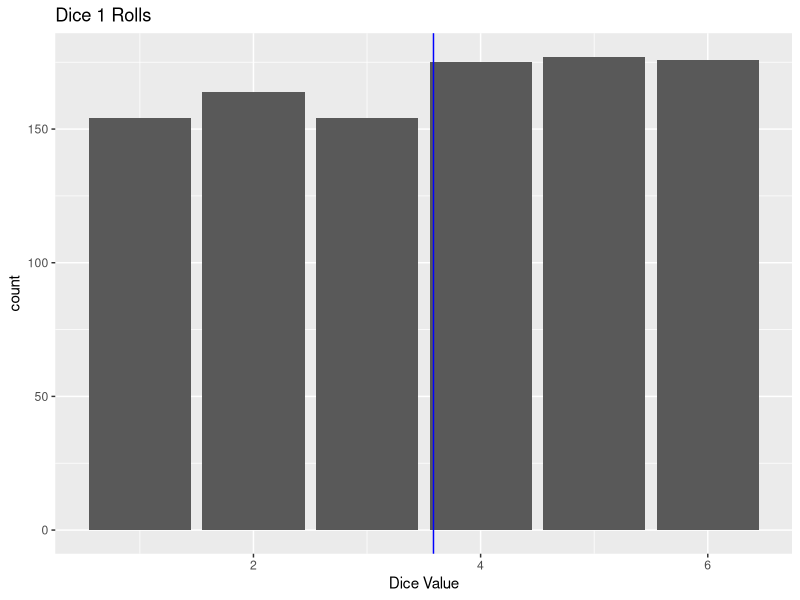
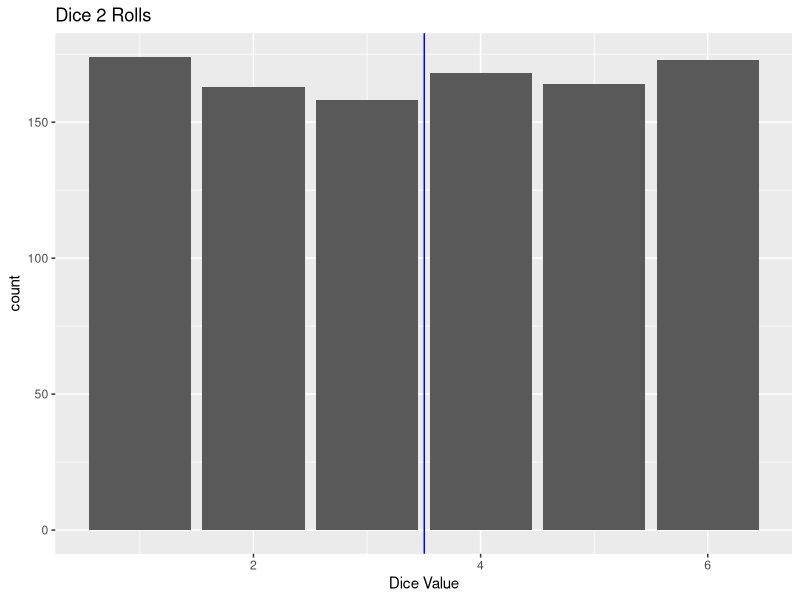
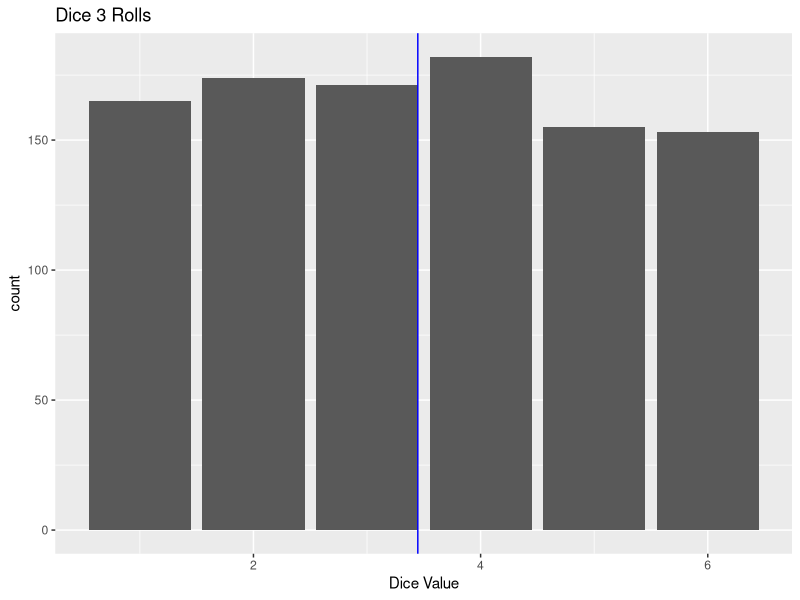

Write the R code that produced these figures, in order.
## ---- chunk 1
library(tibble)
library(tidyverse)
## ---- chunk 2
deck <- tibble(
  # tibble is a more flexible data.frame
  card = rep(
    c("ace",
      "deuce",
      "three",
      "four",
      "five",
      "six",
      "seven",
      "eight",
      "nine",
      "ten",
      "jack",
      "queen",
      "king"
    ),4),
  suit =
    rep(c(
      "diamonds", 
      "hearts", 
      "clubs", 
      "spades"),
        each = 13),
  color = rep(c("red", 
                "black"),
              each = 26)
)

glimpse(deck)
## ---- chunk 3
pr_black <- deck %>% 
  filter(color == "black") |> 
  nrow()/nrow(deck)

pr_ace <- deck %>% 
  filter(card == "ace") %>% 
  nrow()/nrow(deck)

pr_black_and_ace <- deck %>% 
  filter(card == "ace" & color == "black") %>% 
  nrow()/nrow(deck)

pr_black + pr_ace - pr_black_and_ace
## ---- chunk 4
pr_red <- deck %>% 
  filter(color == "red") |> 
  nrow()/nrow(deck)
pr_black_and_red <- pr_red * pr_black
pr_black_and_red
## ---- chunk 5
pr_king <- deck %>% 
  filter(card == "king") |> 
  nrow()/nrow(deck)

pr_ace <- deck %>% 
  filter(card == "ace") |> 
  nrow()/nrow(deck)

pr_king+pr_ace
## ---- chunk 6
pr_ace *pr_ace 
## ---- chunk 7
hand <- sample_n(deck, 5)
hand
## ---- chunk 8
factorial(52)/(factorial(5)*factorial(47))
## ---- chunk 9
(52/52)*(39/51)*(26/50)*(13/49)*(48/48)

## ---- chunk 10
1-(48/52)*(47/51)*(46/50)*(45/49)*(44/48)
## ---- chunk 11
factorial(6)/(factorial(2)*factorial(4))
## ---- chunk 12
df <- tibble(
  id   = 1:6,
  name = c('Alice', 'Bob', 'Charlie', 'Diane', 'Fred', 'Jenny')
)

df_pairs <- df %>% 
  rename(id1 = id, name1 = name) %>% 
  crossing(df %>% 
             select(id2 = id, name2 = name)) %>%
  filter(id1 != id2) %>%
  unite(id, id1, id2) %>%
  unite(name, name1, name2)

df_pairs
## ---- chunk 13
factorial(6)/factorial(4)
## ---- chunk 14
d1 <- tibble(
  # tibble is a more flexible data.frame
  number = 
    c(1,
      2,
      3,
      4,
      5,
      6)
)

## ---- chunk 15

t=sample_n(d1, 1000, prob=rep(c(1/6), each=6), replace= TRUE)
t2=sample_n(d1, 1000, prob=c(1/12, 1/12, 1/12, 1/12, 1/6, 1/2), replace= TRUE)
t3=sample_n(d1, 1000, prob=c(0, 0, 1/6, 1/6, 1/3, 1/3), replace= TRUE)

## ---- chunk 16
df1 <- tibble(t)
df2 <- tibble(t2)
df3 <- tibble(t3)
## ---- chunk 17
mean1 <- df1 |> summarize(mean=mean(number))
mean2 <- df2 |> summarize(mean=mean(number))
mean3 <- df3 |> summarize(mean=mean(number))
## ---- chunk 18
g1 <- ggplot(df1, aes(x=number)) + 
    geom_bar() +
    ggtitle("Dice 1 Rolls") +
    theme(legend.position="none") +
    xlab("Dice Value") +
    geom_vline(xintercept=mean1$mean, colour="blue")
g1
## ---- chunk 19
g2 <- ggplot(df2, aes(x=number)) + 
    geom_bar() +
    ggtitle("Dice 2 Rolls") +
    theme(legend.position="none") +
    xlab("Dice Value")+
    geom_vline(xintercept=mean2$mean, colour="blue")
g2
## ---- chunk 20
g3 <- ggplot(df3, aes(x=number)) + 
    geom_bar() +
    ggtitle("Dice 3 Rolls") +
    theme(legend.position="none") +
    xlab("Dice Value")+
    geom_vline(xintercept=mean3$mean, colour="blue")
g3
